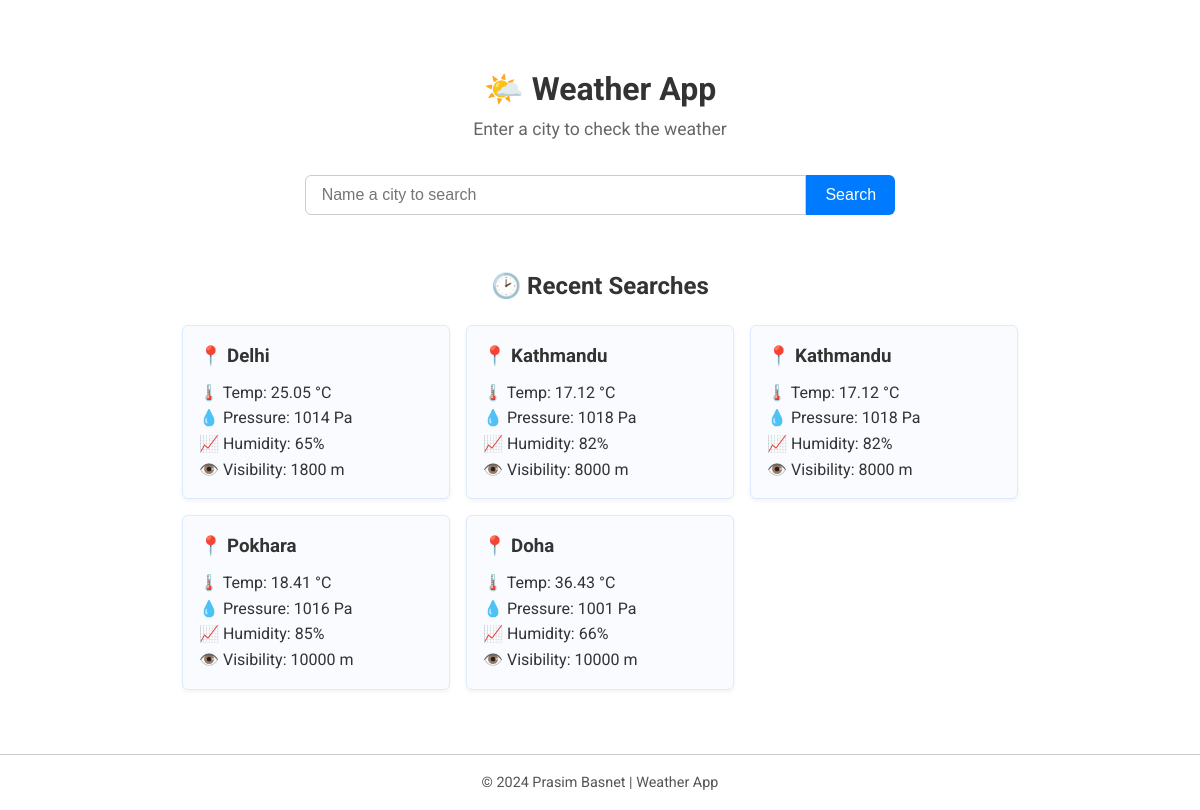
The app's page /, older data.
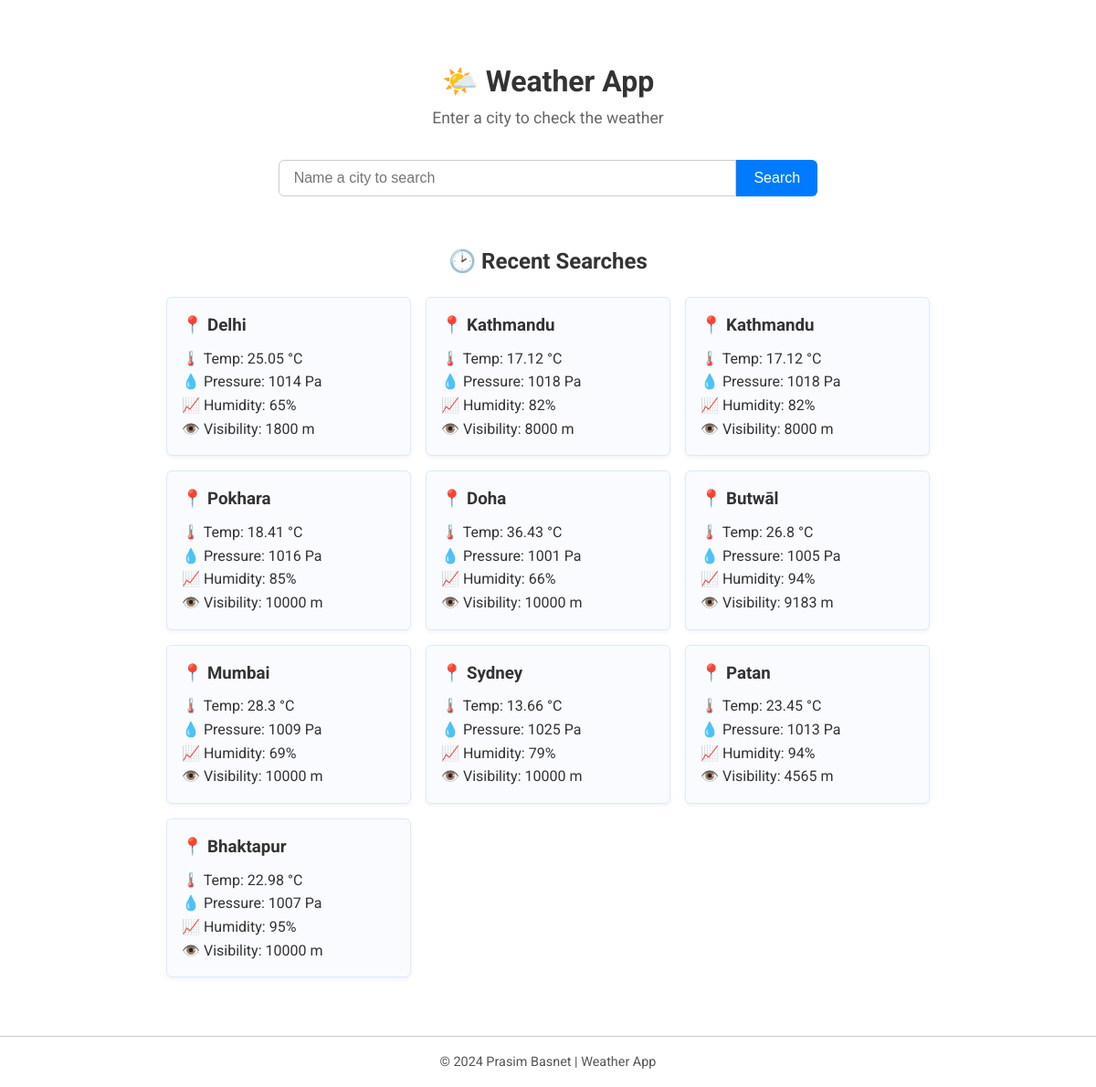
The same page, newer data.
### tables this page shows
CREATE TABLE Weather_details (id INTEGER PRIMARY KEY AUTOINCREMENT, City TEXT NOT NULL, Temperature REAL,Pressure INTEGER, HUMIDITY INTEGER,Visibility INTEGER);

### app.py (the view)
@app.route("/",methods=["GET" ,"POST"])
def index():
    if request.method  == "POST":
        city= request.form.get("search")
        weather_value=getting_weather_forecast(city)
        if weather_value:
            temp= weather_value["main"]["temp"]
            background_image = generate_background_image(temp)
            saving_data(weather_value)
        else:
            background_image = None
        database_value=fetch_data()
        return render_template("index.html",values=weather_value,database_value=database_value,background_image=background_image)
    else:
        database_value= fetch_data()
        background_image = None
        return render_template("index.html",database_value=database_value,background_image=background_image)

### app.py (called while the page is built)
def fetch_data():
    conn=sqlite3.connect("search.db")
    conn.row_factory =sqlite3.Row
    cursor= conn.cursor()
    cursor.execute('''SELECT * FROM Weather_details''')
    rows=cursor.fetchall()
    conn.close()
    return rows

### templates/index.html (shortened to what this page needs)
<!DOCTYPE html>
<html lang="en">
  <head>
    <link rel="stylesheet" href="../static/css/style.css" />
  </head>
  <body>
    <div class="container">
      <header>
        <h1>🌤️ Weather App</h1>
        <p class="subtitle">Enter a city to check the weather</p>
      </header>
      <form method="POST" class="search-form">
        <input
          type="text"
          name="search"
          id="search"
          placeholder="Name a city to search"
          autocomplete="off"
        />
        <button type="submit" id="submit">Search</button>
      </form>
      {% if values %}
      <section class="current-weather {{ background_image }}">
        <h2>📍 Weather in {{ values['name'] }}</h2>
        <ul>
          <li>🌡️ Temperature:{{ values['main']['temp'] }}&deg;C</li>
          <li>💧 Pressure: {{ values['main']['pressure'] }} Pa</li>
          <li>📈 Humidity: {{ values['main']['humidity'] }}%</li>
          <li>🌡️ Max Temp: {{ values['main']['temp_max'] }} &deg;C</li>
          <li>👁️ Visibility: {{ values['visibility'] }} m</li>
        </ul>
      </section>
      {% else %}
      <section class="weather-history">
        <h2 style="text-align: center; padding: 20px">🕑 Recent Searches</h2>
        <div class="history-grid">
          {% for data in database_value %}
          <div class="card">
            <h3>📍 {{ data[1] }}</h3>
            <p>🌡️ Temp: {{ data[2] }} &deg;C</p>
            <p>💧 Pressure: {{ data[3] }} Pa</p>
            <p>📈 Humidity: {{ data[4] }}%</p>
            <p>👁️ Visibility: {{ data[5] }} m</p>
          </div>
          {% endfor %}
        </div>
      </section>
      {% endif %}
    </div>
    <footer class="footer">&copy; 2024 Prasim Basnet | Weather App</footer>
  </body>
</html>

### static/css/style.css (style rules this page uses)
* { margin: 0; padding: 0; box-sizing: border-box; }
body { display: flex; flex-direction: column; font-family: 'Roboto', sans-serif; background: #ffffff; color: #333; line-height: 1.6; min-height: 100vh; }
.container { flex: 1; width: 90%; max-width: 900px; margin: 2rem auto; padding: 2rem; background: #ffffff; border-radius: 8px; }
header { text-align: center; margin-bottom: 2rem; }
.subtitle { color: #666; font-size: 1.1rem; }
.search-form { display: flex; justify-content: center; margin-bottom: 2rem; }
.search-form input { padding: 0.6rem 1rem; font-size: 1rem; border: 1px solid #ccc; border-radius: 6px 0 0 6px; outline: none; width: 60%; }
.search-form button { padding: 0.6rem 1.2rem; font-size: 1rem; border: none; background-color: #007bff; color: white; border-radius: 0 6px 6px 0; cursor: pointer; transition: background 0.3s ease; }
.weather-history { margin-top: 2rem; }
.history-grid { display: grid; grid-template-columns: repeat(auto-fill, minmax(220px, 1fr)); gap: 1rem; }
.card { background: #f9fbff; padding: 1rem; border-radius: 6px; border: 1px solid #dbeafe; box-shadow: 0 2px 4px rgba(0, 0, 0, 0.05); }
.card h3 { margin-bottom: 0.5rem; color: #333; }
footer { background-color: #ffffff; text-align: center; padding: 1rem; font-size: 0.9rem; color: #555; border-top: 1px solid #ccc; }

Row changes from the older to the newer data that the page shows:
added Weather_details: City "Butwāl", Temperature "26.8", Pressure "1005", HUMIDITY "94", Visibility "9183"
added Weather_details: City "Mumbai", Temperature "28.3", Pressure "1009", HUMIDITY "69", Visibility "10000"
added Weather_details: City "Sydney", Temperature "13.66", Pressure "1025", HUMIDITY "79", Visibility "10000"
added Weather_details: City "Patan", Temperature "23.45", Pressure "1013", HUMIDITY "94", Visibility "4565"
added Weather_details: City "Bhaktapur", Temperature "22.98", Pressure "1007", HUMIDITY "95", Visibility "10000"
